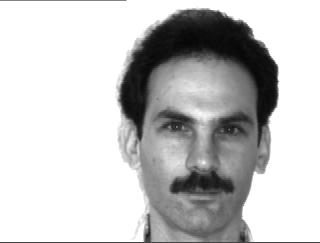
#> input picture db/yale/02/subject02.centerlight.jpg, 320 x 243 px
$ python rnn.py
#> lines starting #> are read from the running program, lines starting #| are printed output that depends on the picture
### localbinarypatterns.py
# importando os pacotes necessários
from skimage import feature
import numpy as np

class LocalBinaryPatterns:
	def __init__(self, numPoints, radius):
		# número de pontos e raio
		self.numPoints = numPoints
		self.radius = radius

	def describe(self, image, eps=1e-7):
		# calcular a representação do padrão binário local
		# da imagem e, em seguida, usar a representação LBP
		# para construir o histograma de padrões
		lbp = feature.local_binary_pattern(image, self.numPoints,
			self.radius, method="uniform")
		(hist, _) = np.histogram(lbp.ravel(),
			bins=np.arange(0, self.numPoints + 3),
			range=(0, self.numPoints + 2))

		# normaliza o histograma
		hist = hist.astype("float")
		hist /= (hist.sum() + eps)

		# retorna o histograma dos padrões binários locais
		return hist

### rnn.py
# importando os pacotes necessários
import itertools
from sklearn.model_selection import train_test_split
from localbinarypatterns import LocalBinaryPatterns
from sklearn.neighbors import RadiusNeighborsClassifier
from imutils import paths
import cv2
import pandas as pd
import numpy as np


def tulis_hasil(hasil, fname):
    hasil = np.array(hasil)
    pd.DataFrame({"k": hasil[:, 0], "points": hasil[:, 1], "radius": hasil[:, 2],
                  "akurasi": hasil[:, 3]}).to_csv(fname, index=False, header=True)

db = 'yale'
data_training = 'db/%s' % db

points = range(8, 70, 4)
radius = range(4, 21)
par = list(itertools.product(points, radius))
hasil = []

dataset = [file for file in paths.list_images(data_training)]


for p in par:
    print("##### points: %d, radius:%d #####" % p)
    # inicializar o descritor de padrões binários locais
    desc = LocalBinaryPatterns(p[0], p[1])
    data = []
    labels = []

    # loop nas imagens de treinamento
    print(data_training, len(dataset))
    for imagePath in paths.list_images(data_training):
        # carregue a imagem, converta-a em tons de cinza e descreva-a
        # print("test:", imagePath)
        image = cv2.imread(imagePath)
#> image is the input picture: shape (243, 320, 3); min 5, max 255, mean 197.7
        try:
            gray = cv2.cvtColor(image, cv2.COLOR_BGR2GRAY)
        except:
            print('ERROR di:', imagePath)
        hist = desc.describe(gray)
#> in describe, `lbp = feature.local_binary_pattern(image, self.numPoints, self.radius,..`:
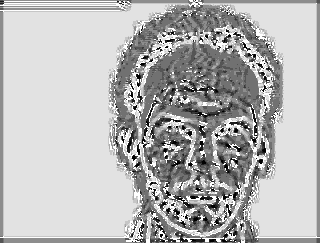
#> lbp: shape (243, 320) float64; min 0, max 9, mean 6.49; drawn with min black and max white
#> in describe, `(hist, _) = np.histogram(lbp.ravel(), bins=np.arange(0, self.numPoints..`: hist = [810, 1526, 1808, 4632, 9674, 8325, 2235, 3909, 38816, 6025]
#> in describe, `hist /= (hist.sum() + eps)`: hist = [0.0104, 0.0196, 0.0233, 0.0596, 0.124, 0.107, 0.0287, 0.0503, 0.499, 0.0775]
        # extraia o rótulo do caminho da imagem e atualiza o
        # rótulo e listas de dados
        # print(imagePath.split("/"))  # use "\\" no Windows
        labels.append(imagePath.split("/")[-2])  # use "\\" no Windows
        data.append(hist)
    #print(labels)
    X_train, X_test, y_train, y_test = train_test_split(data, labels, test_size=0.1, random_state=0)

    # treinar um KNN Linear nos dados
    k_nn = [0.005, 0.01, 0.015, 0.02]
    for k in k_nn:
        neigh = RadiusNeighborsClassifier(radius=k, outlier_label=0.1)
#> (the run stopped early here; a loop or call above may not have finished)

$ run again, on db/yale/03/subject03.glasses.jpg
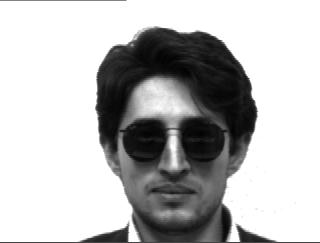
#> input picture db/yale/03/subject03.glasses.jpg, 320 x 243 px
#> image is the input picture: shape (243, 320, 3); min 1, max 255, mean 187
#> in describe, `lbp = feature.local_binary_pattern(image, self.numPoints, self.radius,..`:
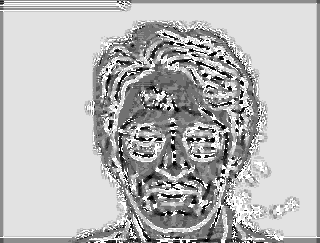
#> lbp: shape (243, 320) float64; min 0, max 9, mean 6.61; drawn with min black and max white
#> in describe, `(hist, _) = np.histogram(lbp.ravel(), bins=np.arange(0, self.numPoints..`: hist = [933, 1990, 1649, 3423, 8377, 7772, 2530, 4789, 39404, 6893]
#> in describe, `hist /= (hist.sum() + eps)`: hist = [0.012, 0.0256, 0.0212, 0.044, 0.108, 0.0999, 0.0325, 0.0616, 0.507, 0.0886]
